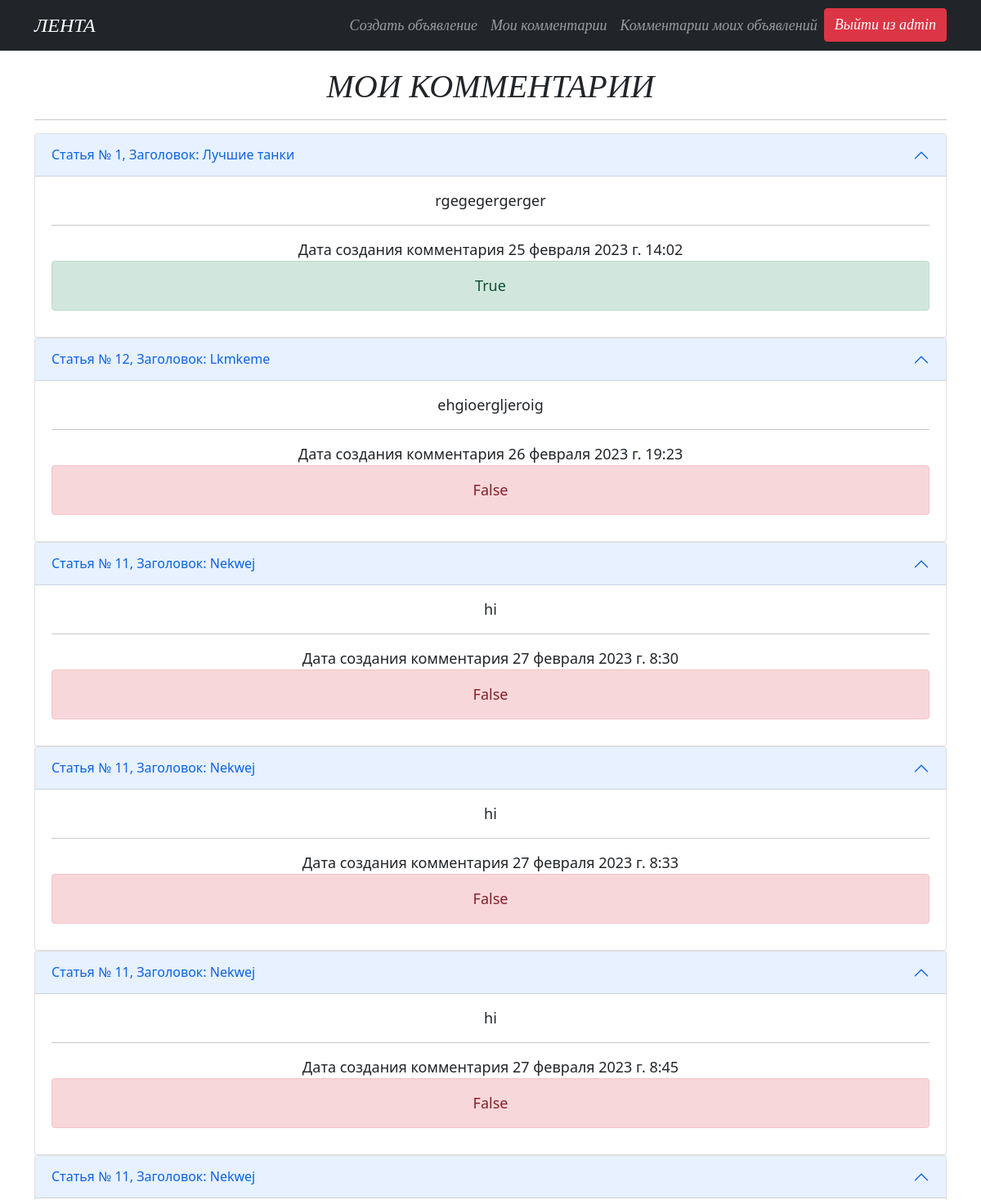
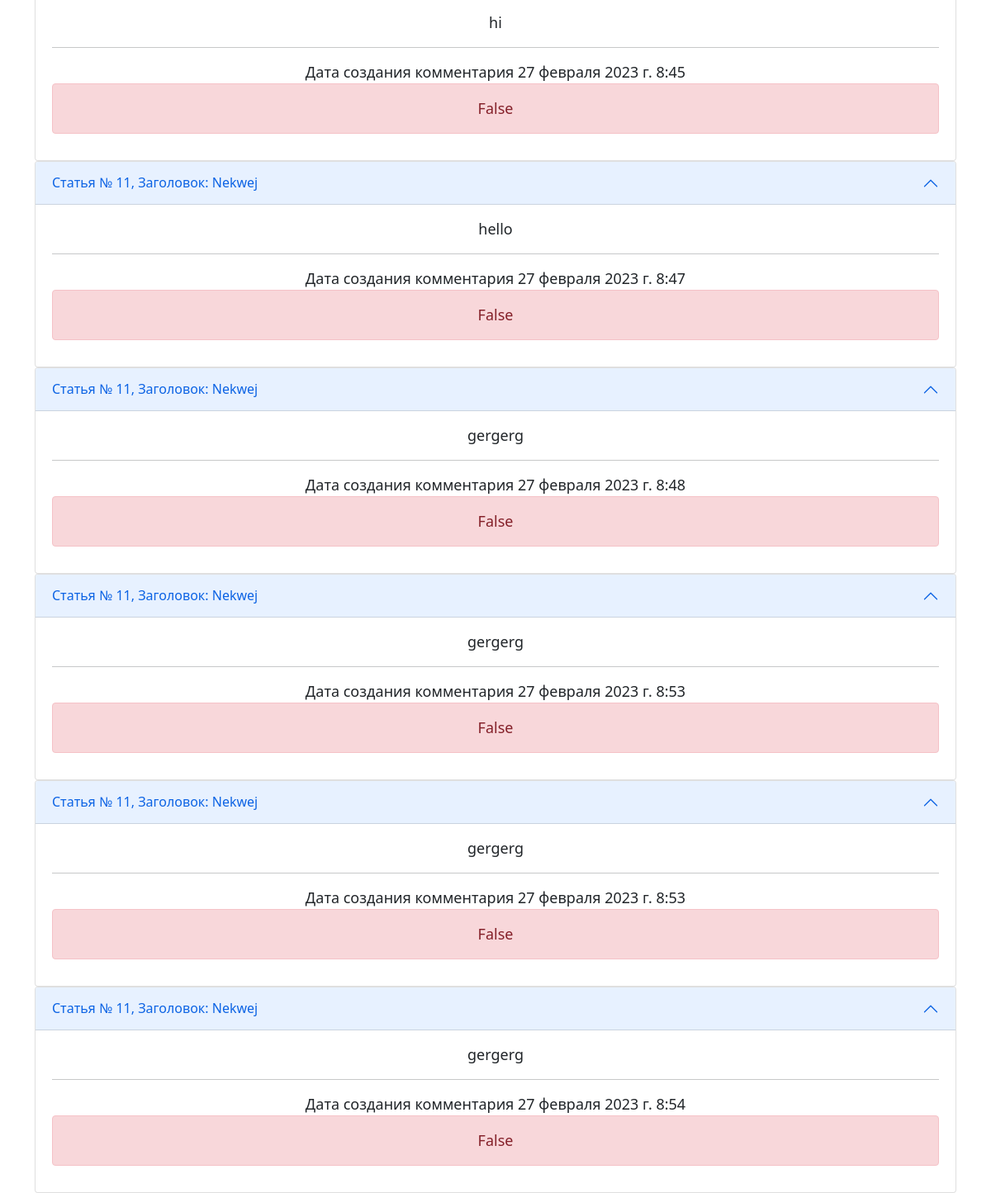
The app's page /article/comments_page/ (signed in), older data (2 pictures, top to bottom).
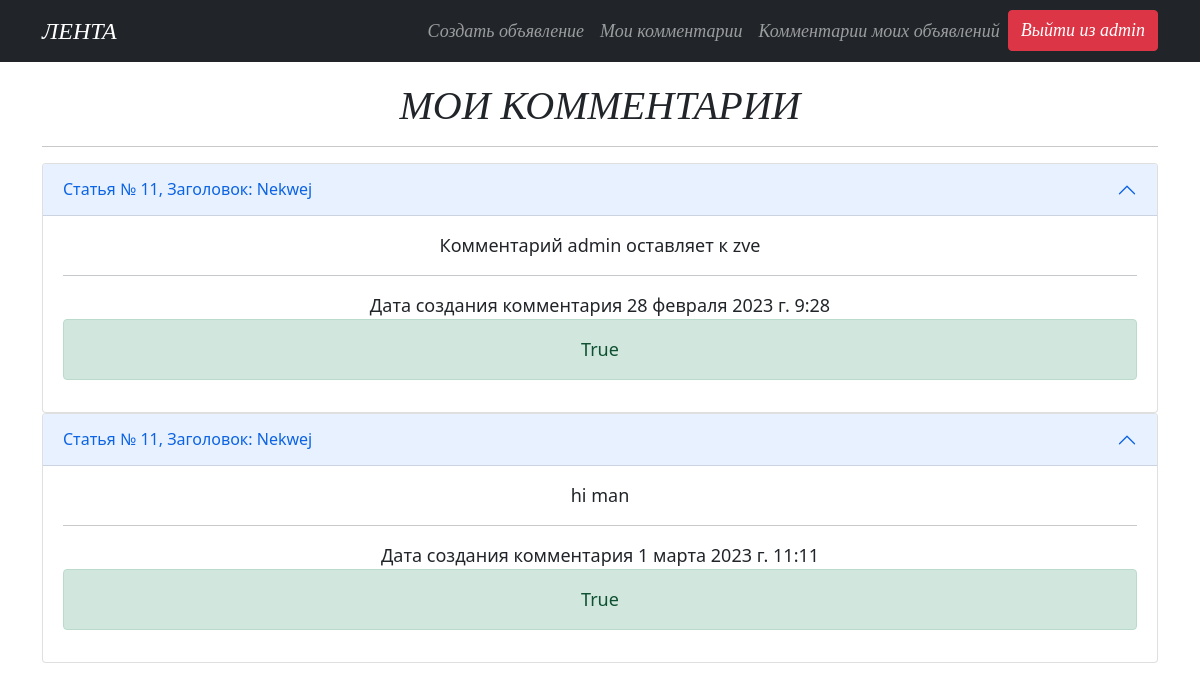
The same page, newer data.
### service/models.py (models this page shows, shortened)
class Comments(models.Model):
    article = models.ForeignKey(Article, on_delete=models.CASCADE, verbose_name='Статья', related_name='comments')
    author = models.ForeignKey(User, on_delete=models.CASCADE, verbose_name='Автор комментария')
    time_in = models.DateTimeField(auto_now_add=True)
    text = models.CharField(max_length=64, verbose_name='Текст комментария')
    status = models.BooleanField(verbose_name='Статус', default=False)
    class Meta:
        verbose_name='комментарий'
        verbose_name_plural = 'комментарии'

class Article(models.Model):
    TYPE = (
        ('tank', 'Танки'),
        ('heal', 'Хилы'),
        ('dd', 'ДД'),
        ('tank', 'Танки'),
        ('buyers', 'Торговцы'),
        ('gildemaster', 'Гилдмастеры'),
        ('quest', 'Квестгилверы'),
        ('smith', 'Кузнецы'),
        ('tanner', 'Кожевники'),
        ('potion', 'Зельевары'),
        ('spellmaster', 'Мастер заклинаний'),
    )
    author = models.ForeignKey(User, on_delete=models.CASCADE, verbose_name='автор')
    author_id = author.primary_key
    title = models.CharField(max_length=64, verbose_name='заголовок')
    text = RichTextField()
    category = models.CharField(max_length=11, choices=TYPE, default='tank', verbose_name='категория')
    time_in = models.DateTimeField(auto_now_add=True)
    def __str__(self):
        return f'Статья № {self.pk}, Заголовок: {self.title}'
    class Meta:
        verbose_name = 'статью'
        verbose_name_plural = 'Статьи'

### service/views.py (the view)
# urls.py: path('comments_page/', CommentsList.as_view(), name='comments'),
class CommentsList(LoginRequiredMixin, ListView):
    raise_exception = True
    model = Comments
    template_name = 'comments_page.html'
    context_object_name = 'comments'
    def get_queryset(self):
        queryset = Comments.objects.filter(author=self.request.user).all()
        return queryset

### templates/comments_page.html (shortened to what this page needs)
{% extends 'flatpages/default.html' %}
{% block content %}
<h1 style="text-align: center;margin-top: 20px;font-family: Candara;"><em>МОИ КОММЕНТАРИИ</em></h1>
<hr>
{%if comments%}
{%for i in comments%}
<div class="accordion" id="accordionPanelsStayOpenExample">
  <div class="accordion-item">
    <h2 class="accordion-header" id="headingOne">
      <button class="accordion-button" type="button" data-bs-toggle="collapse" data-bs-target="#collapseOne" aria-expanded="false" aria-controls="collapseOne">
        {{i.article}}
      </button>
    </h2>
    <div id="collapseOne" class="accordion-collapse collapse show" aria-labelledby="headingOne" data-bs-parent="#accordionExample">
      <div class="accordion-body">
        {{i.text}}<hr>
          Дата создания комментария {{i.time_in}}
        {%if i.status == False%}
        <div class="alert alert-danger" role="alert">
          {{i.status}}
      </div>
        {%else%}
        <div class="alert alert-success" role="alert">
          {{i.status}}
      </div>
        {%endif%}
      </div>
    </div>
  </div>
</div>
{%endfor%}
{%else%}
<h2>Комментарии отсутствуют</h2>
{%endif%}
{% endblock content %}

Row changes from the older to the newer data that the page shows:
removed Comments: article "Статья № 1, Заголовок: Лучшие танки", text "rgegegergerger", time_in "25 февраля 2023 г. 14:02", status "True"
removed Comments: article "Статья № 12, Заголовок: Lkmkeme", text "ehgioergljeroig", time_in "26 февраля 2023 г. 19:23", status "False"
removed Comments: article "Статья № 11, Заголовок: Nekwej", text "hi", time_in "27 февраля 2023 г. 8:30", status "False"
removed Comments: article "Статья № 11, Заголовок: Nekwej", text "hi", time_in "27 февраля 2023 г. 8:33", status "False"
removed Comments: article "Статья № 11, Заголовок: Nekwej", text "hi", time_in "27 февраля 2023 г. 8:45", status "False"
removed Comments: article "Статья № 11, Заголовок: Nekwej", text "hi", time_in "27 февраля 2023 г. 8:45", status "False"
removed Comments: article "Статья № 11, Заголовок: Nekwej", text "hello", time_in "27 февраля 2023 г. 8:47", status "False"
removed Comments: article "Статья № 11, Заголовок: Nekwej", text "gergerg", time_in "27 февраля 2023 г. 8:48", status "False"
removed Comments: article "Статья № 11, Заголовок: Nekwej", text "gergerg", time_in "27 февраля 2023 г. 8:53", status "False"
removed Comments: article "Статья № 11, Заголовок: Nekwej", text "gergerg", time_in "27 февраля 2023 г. 8:53", status "False"
removed Comments: article "Статья № 11, Заголовок: Nekwej", text "gergerg", time_in "27 февраля 2023 г. 8:54", status "False"
added Comments: article "Статья № 11, Заголовок: Nekwej", text "Комментарий admin оставляет к zve", time_in "28 февраля 2023 г. 9:28", status "True"
added Comments: article "Статья № 11, Заголовок: Nekwej", text "hi man", time_in "1 марта 2023 г. 11:11", status "True"
